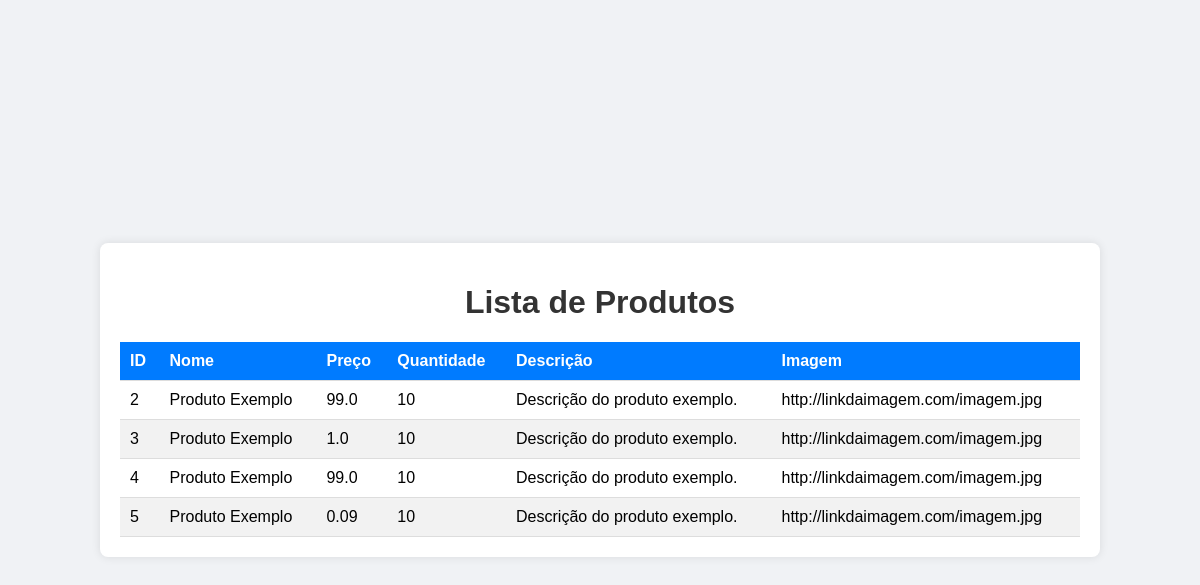
Screenshot of /front/produtos with the database file from the repository.
### models/models.py (models this page shows, shortened)
class Produto(db.Model):
    id = db.Column(db.Integer, primary_key=True)
    nome = db.Column(db.String(100), nullable=False)
    preco = db.Column(db.Float, nullable=False)
    quantidade = db.Column(db.Integer, nullable=False)
    descricao = db.Column(db.String(250), nullable=True)
    imagem = db.Column(db.String(250), nullable=True)

### app.py (the view)
@app.route('/front/produtos', methods=['GET'])
def get_produtos():
    produtos = Produto.query.all()
    produtos_list = [{
        'id': produto.id,
        'nome': produto.nome,
        'preco': produto.preco,
        'quantidade': produto.quantidade,
        'descricao': produto.descricao,
        'imagem': produto.imagem
    } for produto in produtos]
    return render_template('produtos.html', produtos=produtos_list)

### templates/produtos.html (shortened to what this page needs)
<!DOCTYPE html>
<html lang="pt-BR">
<head>
</head>
<body>
    <div class="container">
        <h1>Lista de Produtos</h1>
        <table>
            <thead>
                <tr>
                    <th>ID</th>
                    <th>Nome</th>
                    <th>Preço</th>
                    <th>Quantidade</th>
                    <th>Descrição</th>
                    <th>Imagem</th>
                </tr>
            </thead>
            <tbody>
                {% for produto in produtos %}
                <tr>
                    <td>{{ produto.id }}</td>
                    <td>{{ produto.nome }}</td>
                    <td>{{ produto.preco }}</td>
                    <td>{{ produto.quantidade }}</td>
                    <td>{{ produto.descricao }}</td>
                    <td>{{ produto.imagem }}</td>
                </tr>
                {% endfor %}
            </tbody>
        </table>
    </div>
</body>
</html>

### templates/produtos.html (style rules this page uses)
body { font-family: Arial, sans-serif; background-color: #f0f2f5; margin: 0; padding: 0; display: flex; justify-content: center; align-items: center; height: 100vh; }
.container { width: 80%; margin: auto; padding: 20px; background-color: #fff; box-shadow: 0px 0px 10px rgba(0, 0, 0, 0.1); border-radius: 8px; }
h1 { text-align: center; color: #333; }
table { width: 100%; border-collapse: collapse; margin-top: 20px; }
th, td { padding: 10px; text-align: left; border-bottom: 1px solid #ddd; }
th { background-color: #007bff; color: white; }
tr:nth-child(even) { background-color: #f2f2f2; }

### rows the page displays
Produto: id "2", nome "Produto Exemplo", preco "99.0", quantidade "10", descricao "Descrição do produto exemplo.", imagem "http://linkdaimagem.com/imagem.jpg"
Produto: id "3", nome "Produto Exemplo", preco "1.0", quantidade "10", descricao "Descrição do produto exemplo.", imagem "http://linkdaimagem.com/imagem.jpg"
Produto: id "4", nome "Produto Exemplo", preco "99.0", quantidade "10", descricao "Descrição do produto exemplo.", imagem "http://linkdaimagem.com/imagem.jpg"
Produto: id "5", nome "Produto Exemplo", preco "0.09", quantidade "10", descricao "Descrição do produto exemplo.", imagem "http://linkdaimagem.com/imagem.jpg"
